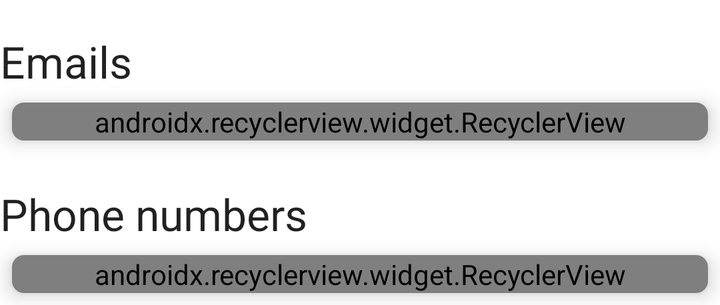
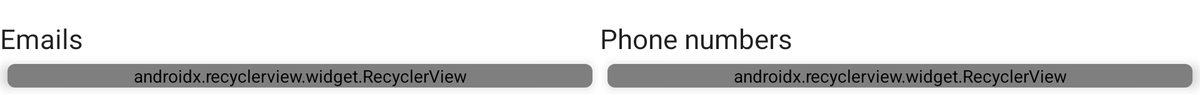

Compare how this app lays out the same screen by default and in its alternative resource folder. The renders come first, then the two layout files and the values they reference.
<!-- AndroidManifest.xml: application theme Theme.ContactsManagerApp -->
<!-- res/layout/contact_info_edit_list.xml -->
<?xml version="1.0" encoding="utf-8"?>
<LinearLayout xmlns:android="http://schemas.android.com/apk/res/android"
    android:layout_width="match_parent"
    android:layout_height="wrap_content"
    xmlns:tools="http://schemas.android.com/tools"
    xmlns:app="http://schemas.android.com/apk/res-auto"
    android:orientation="vertical">

    <TextView
        android:id="@+id/email_header"
        android:layout_width="wrap_content"
        android:layout_height="wrap_content"
        style="?android:attr/textAppearanceLarge"
        android:text="@string/emails"
        android:layout_marginTop="16dp" />
    <androidx.cardview.widget.CardView
        android:id="@+id/email_card"
        android:layout_width="match_parent"
        android:layout_height="wrap_content"
        app:cardElevation="@dimen/card_margin"
        app:cardCornerRadius="6dp"
        android:layout_margin="@dimen/card_margin">
        <androidx.recyclerview.widget.RecyclerView
            android:id="@+id/email_list"
            android:layout_width="match_parent"
            android:layout_height="wrap_content"
            app:layoutManager=".utils.NoScrollLinearLayoutManager"
            tools:listitem="@layout/contact_info_list_content"
            android:nestedScrollingEnabled="false" />
    </androidx.cardview.widget.CardView>
    <TextView
        android:id="@+id/phone_header"
        android:layout_width="wrap_content"
        android:layout_height="wrap_content"
        style="?android:attr/textAppearanceLarge"
        android:text="@string/phone_numbers"
        android:layout_marginTop="16dp"/>
    <androidx.cardview.widget.CardView
        android:id="@+id/phone_card"
        android:layout_width="match_parent"
        android:layout_height="wrap_content"
        app:cardElevation="@dimen/card_margin"
        app:cardCornerRadius="6dp"
        android:layout_margin="@dimen/card_margin">
        <androidx.recyclerview.widget.RecyclerView
            android:id="@+id/phone_list"
            android:layout_width="match_parent"
            android:layout_height="wrap_content"
            app:layoutManager=".utils.NoScrollLinearLayoutManager"
            tools:listitem="@layout/contact_info_list_content"
            android:nestedScrollingEnabled="false" />
    </androidx.cardview.widget.CardView>

</LinearLayout>
<!-- res/layout/contact_info_list_content.xml (included above) -->
<?xml version="1.0" encoding="utf-8"?>
<LinearLayout xmlns:android="http://schemas.android.com/apk/res/android"
    android:layout_width="match_parent"
    android:layout_height="wrap_content"
    android:orientation="horizontal"
    android:gravity="center_vertical"
    android:padding="5dp">

    <TextView
        android:id="@+id/info_text"
        android:layout_width="0dp"
        android:layout_height="wrap_content"
        android:layout_weight="1"
        android:textSize="18sp"
        android:layout_marginStart="5dp" />

    <com.google.android.material.button.MaterialButton
        android:id="@+id/info_action_button"
        android:layout_width="wrap_content"
        android:layout_height="wrap_content"
        style="@style/IconOnlyButton" />
    <com.google.android.material.button.MaterialButton
        android:id="@+id/info_alternative_action_button"
        android:layout_width="wrap_content"
        android:layout_height="wrap_content"
        style="@style/IconOnlyButton" />

</LinearLayout>
<!-- resources referenced by this layout -->
<resources>
  <dimen name="card_margin">6dp</dimen>
  <string name="emails">Emails</string>
  <string name="phone_numbers">Phone numbers</string>
  <style name="IconOnlyButton" parent="Widget.MaterialComponents.Button.TextButton">
          <item name="iconPadding">0dp</item>
          <item name="android:insetTop">0dp</item>
          <item name="android:insetBottom">0dp</item>
          <item name="android:minWidth">32dp</item>
          <item name="android:minHeight">32dp</item>
      </style>
  <style name="Theme.ContactsManagerApp" parent="Theme.MaterialComponents.DayNight.DarkActionBar">
          
          <item name="colorPrimary">@color/amber_500</item>
          <item name="colorPrimaryVariant">@color/amber_700</item>
          <item name="colorOnPrimary">@color/white</item>
          
          <item name="colorSecondary">@color/orange_700</item>
          <item name="colorSecondaryVariant">@color/orange_900</item>
          <item name="colorOnSecondary">@color/white</item>
          
          <item name="android:statusBarColor" tools:targetApi="l">?attr/colorPrimaryVariant</item>
          
      </style>
  <color name="amber_500">#FFFFC107</color>
  <color name="amber_700">#FFFFA000</color>
  <color name="white">#FFFFFFFF</color>
  <color name="orange_700">#FFF57C00</color>
  <color name="orange_900">#FFE65100</color>
</resources>
<!-- res/layout-w900dp/contact_info_edit_list.xml (the repository's variant of the layout above) -->
<!-- drawn on a 7-inch tablet turned sideways -->
<?xml version="1.0" encoding="utf-8"?>
<LinearLayout xmlns:android="http://schemas.android.com/apk/res/android"
    android:layout_width="match_parent"
    android:layout_height="wrap_content"
    xmlns:tools="http://schemas.android.com/tools"
    xmlns:app="http://schemas.android.com/apk/res-auto"
    android:orientation="horizontal"
    android:layout_marginTop="16dp">

    <LinearLayout
        android:layout_width="0dp"
        android:layout_height="wrap_content"
        android:layout_weight="1"
        android:orientation="vertical">
        <TextView
            android:id="@+id/email_header"
            android:layout_width="wrap_content"
            android:layout_height="wrap_content"
            style="?android:attr/textAppearanceLarge"
            android:text="@string/emails" />
        <androidx.cardview.widget.CardView
            android:id="@+id/email_card"
            android:layout_width="match_parent"
            android:layout_height="wrap_content"
            app:cardElevation="@dimen/card_margin"
            app:cardCornerRadius="6dp"
            android:layout_margin="@dimen/card_margin">
            <androidx.recyclerview.widget.RecyclerView
                android:id="@+id/email_list"
                android:layout_width="match_parent"
                android:layout_height="wrap_content"
                app:layoutManager=".utils.NoScrollLinearLayoutManager"
                tools:listitem="@layout/contact_info_list_content"
                android:nestedScrollingEnabled="false" />
        </androidx.cardview.widget.CardView>
    </LinearLayout>
    <LinearLayout
        android:layout_width="0dp"
        android:layout_height="wrap_content"
        android:layout_weight="1"
        android:orientation="vertical">
        <TextView
            android:id="@+id/phone_header"
            android:layout_width="wrap_content"
            android:layout_height="wrap_content"
            style="?android:attr/textAppearanceLarge"
            android:text="@string/phone_numbers" />
        <androidx.cardview.widget.CardView
            android:id="@+id/phone_card"
            android:layout_width="match_parent"
            android:layout_height="wrap_content"
            app:cardElevation="@dimen/card_margin"
            app:cardCornerRadius="6dp"
            android:layout_margin="@dimen/card_margin">
            <androidx.recyclerview.widget.RecyclerView
                android:id="@+id/phone_list"
                android:layout_width="match_parent"
                android:layout_height="wrap_content"
                app:layoutManager=".utils.NoScrollLinearLayoutManager"
                tools:listitem="@layout/contact_info_list_content"
                android:nestedScrollingEnabled="false" />
        </androidx.cardview.widget.CardView>
    </LinearLayout>

</LinearLayout>
